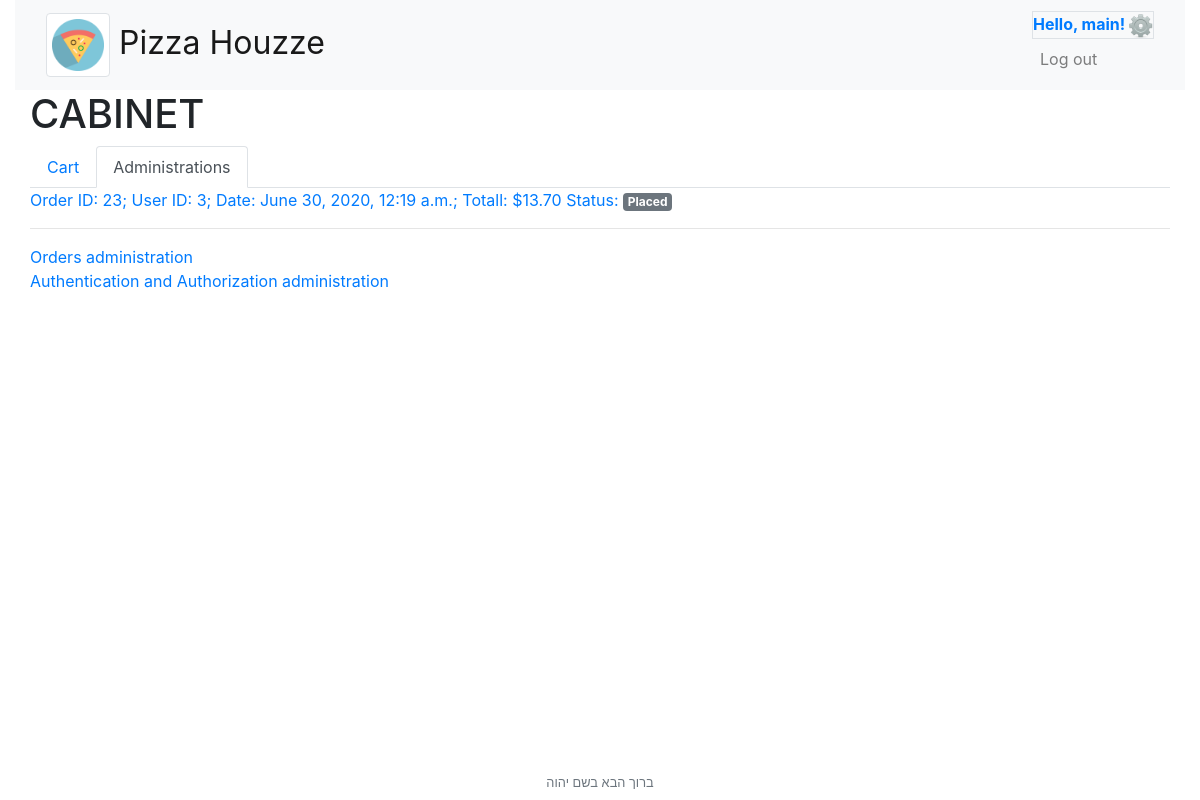
Before: /cabinet (signed in) with the older database file.
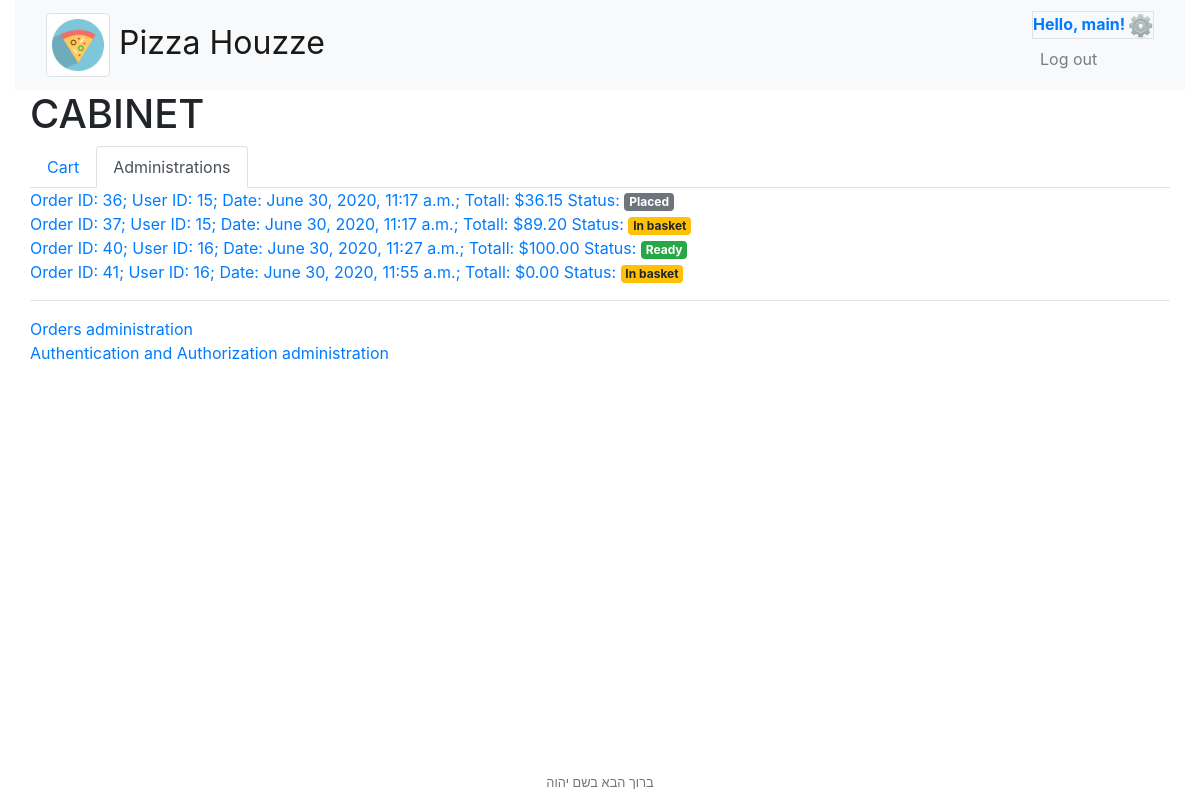
After: the same page with the newer database file.
### orders/models.py (models this page shows, shortened)
class Order(models.Model):
    user_id = models.CharField(max_length=64)
    order_date = models.DateTimeField(default=timezone.now, blank=True)
    order_status = models.ForeignKey(OrderStatus, on_delete=models.CASCADE, related_name="order_s", default=1)
    orderitem = models.ManyToManyField(OrderItem,  blank=True, related_name="items")
    total = models.DecimalField(max_digits=6, decimal_places=2, default=0.00)

class OrderStatus(models.Model):
    orderType = models.CharField(max_length=64)
    def __str__(self):
        return f"{self.orderType}"

### orders/views.py (the view)
# urls.py: path("cabinet", views.cabinet_view, name="cabinet"),
def cabinet_view(request):
    if not request.user.is_authenticated:
        return HttpResponseRedirect(reverse("index"))
    else:
        context = {
            "user"              : request.user,
            "pizza_toppings"    : Topping.objects.filter(itemtype__name='Toppings (pizza)').values("pk", "itemtype__name", "name", "price").order_by('name'),
            "subs_toppings"     : Topping.objects.filter(itemtype__name='Extra for subs').values("pk", "itemtype__name", "name", "price"),
            "steak_and_cheese"  : Topping.objects.filter(itemtype__name__in=['Extra for subs','Extra for Steak + Cheese']).values("pk", "itemtype__name", "name", "price").order_by('name')
        }
        all_orders = get_order(request, 'show', 'all', 'nill')
        context['all_orders'] = all_orders
        basket = get_order(request, 'show', 'basket', 'nill')
        if basket != 'nill':
            context['basket'] = basket
            context['current_order_list'] =  OrderItem.objects.filter(order_id=basket)
        if request.user.is_staff:
            all_users_orders = Order.objects.all()
            context['all_users_orders'] = all_users_orders
        return render(request, "orders/cabinet.html", context)

### orders/views.py (called while the page is built)
def get_order(request, address, type, id):
    user_for_order = request.session['user_id']
    if address == "show":
        if type == "basket":
            try:
                order_record = Order.objects.get(user_id=user_for_order, order_status__orderType='In basket')
            except:
                order_record = 'nill'
        if type == "all":
            order_record = Order.objects.filter(user_id=user_for_order)
        if type == "one":
            order_record = Order.objects.get(pk=id)
    if address == "add" and type == "basket":
        order_record, created = Order.objects.filter(user_id=user_for_order).get_or_create(user_id=user_for_order, order_status__orderType='In basket')
        if 'order_id' not in request.session:
            request.session['order_id'] = order_record.pk
    return order_record

### orders/templates/orders/cabinet.html (shortened to what this page needs)
{% extends "orders/base.html" %}
{% load toppings_info %}
{% block main %}
<main class="container-fluid">
  <h1>CABINET</h1>
<ul class="nav nav-tabs" id="cabinet_tabs" role="tablist">
  <li class="nav-item" role="presentation">
    <a class="nav-link {% if basket %}show active{% endif%}" id="cart_tab" data-toggle="tab" href="#cart" role="tab">Cart</a>
  </li>
  {% if user.is_staff %}
  <li class="nav-item" role="presentation">
    <a class="nav-link show active" id="admin-tab" data-toggle="tab" href="#admin" role="tab">Administrations</a>
  </li>
  {% endif %}
</ul>
<div class="tab-content" id="myTabContent">
  {% if user.is_staff %}
  <div class="tab-pane fade show active" id="admin" role="tabpanel">
    {% if all_users_orders %}
      {% for order in all_users_orders %}
        <a href="{% url 'order' order.pk %}">Order ID: {{order.pk}}; User ID: {{order.user_id}}; Date: {{order.order_date}}; Totall: ${{order.total}} Status: <span class="badge badge-{% if order.order_status.orderType == "Ready" %}success{% elif order.order_status.orderType == "Placed" %}secondary{% else %}warning{% endif %}">{{order.order_status}}</span></a><br />
      {% endfor %}
    {% else %}
      There is no order yet
    {% endif %}
<hr>
<a href="/admin/orders">Orders administration</a><br />
<a href="/admin/auth/">Authentication and Authorization administration</a><br />
  </div>
  {% endif %}
</div>
</main>
{% endblock %}

### orders/templates/orders/base.html (shortened to what this page needs)
{% load static %}
<!DOCTYPE html>
<html lang="en">
  <head>
    <link rel="stylesheet" href="https://stackpath.bootstrapcdn.com/bootstrap/4.4.1/css/bootstrap.min.css">
    <link href="{% static 'orders/styles.css' %}" rel="stylesheet">
</head>
<body>
    <div class="container-fluid">
  <nav id="nav" class="navbar navbar-expand-lg navbar-light bg-light d-flex justify-content-between sticky-top">
  <div class="container-fluid">
      <a class="navbar-brand" href="/">
        <img class="logo img-thumbnail img-fluid" src="{% static 'orders/logo.jpg' %}" alt="logo">
        <span>Pizza Houzze</span></a>
</div>
<div class="container-fluid d-flex justify-content-end">
{% if user != 'none' %}
    <ul class="navbar-nav d-block pl-3" id="user_block">
        <li id="user_account" class="border nav-item font-weight-bold" data-container="body" data-toggle="popover"><a href="{% url 'cabinet' %}" id="a_l">Hello, {{ user.username }}! <img class="gear" src="{% static 'orders/Gear.ico' %}" alt="Account"></a></li>
        <li class="nav-item"><a class="nav-link" id="logout" href="{% url 'logout' %}">Log out</a></li>
    </ul>
  {% endif %}
</div>
      </nav>
        {% block main %}
        {% endblock %}
        </div>
        <footer id="foo" class="small fixed-bottom text-center text-muted p-2 m-0">
          ברוך הבא בשם יהוה
        </footer>
  </body>
</html>

### orders/static/orders/styles.css (style rules this page uses)
nav .navbar-brand { font-size: xx-large; }
img.logo { width:64px; padding:5px; }
img.gear { width: 24px; height: 24px; }

Changed rows visible on the page:
removed Order: pk "23", user_id "3", order_date "June 30, 2020, 12:19 a.m.", total "13.70", order_status "Placed"
added Order: pk "36", user_id "15", order_date "June 30, 2020, 11:17 a.m.", total "36.15", order_status "Placed"
added Order: pk "37", user_id "15", order_date "June 30, 2020, 11:17 a.m.", total "89.20", order_status "In basket"
added Order: pk "40", user_id "16", order_date "June 30, 2020, 11:27 a.m.", total "100.00", order_status "Ready"
added Order: pk "41", user_id "16", order_date "June 30, 2020, 11:55 a.m.", total "0.00", order_status "In basket"
